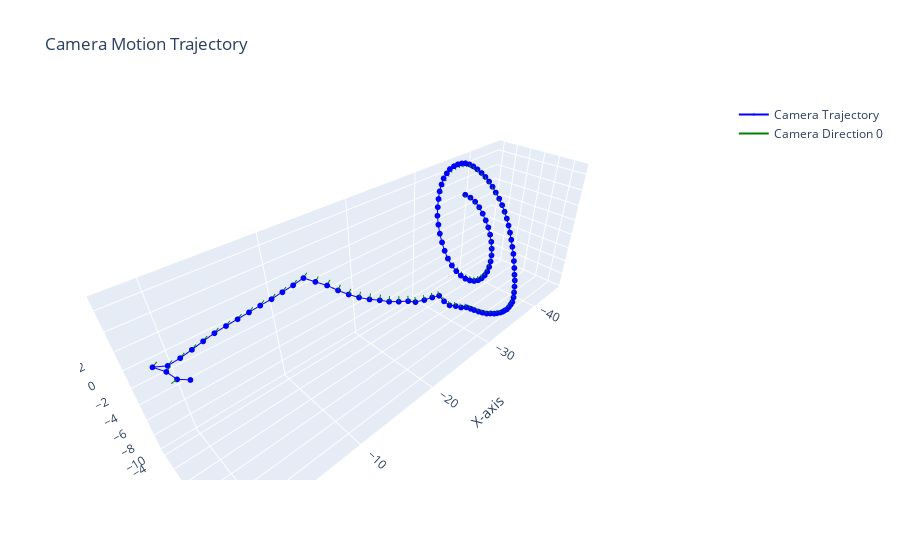

The code cell stored with this chart in its notebook:
### Code cell
import plotly.graph_objects as go
import numpy as np
# Создание фигуры
fig = go.Figure()
fig.add_trace(go.Scatter3d(
        x=trajectory[:, 0],
        y=trajectory[:, 1],
        z=trajectory[:, 2],
        mode='lines+markers',
        marker=dict(size=2, color='blue'),
        line=dict(color='blue', width=2),
        name='Camera Trajectory'
    ))

    # Добавление ориентации камеры в каждой точке траектории
for i, (R, t) in enumerate(zip(pose_cam,trajectory)):
    # Направление камеры (ось Z камеры)
    camera_direction = R @ np.array([0, 0, 1])  # Направление оси Z камеры
    camera_direction_end = t + camera_direction * 0.5  # Конец вектора направления

    # Добавляем линию, представляющую направление камеры
    fig.add_trace(go.Scatter3d(
        x=[t[0], camera_direction_end[0]],
        y=[t[1], camera_direction_end[1]],
        z=[t[2], camera_direction_end[2]],
        mode='lines',
        line=dict(color='green', width=2),
        name=f'Camera Direction {i}' if i == 0 else None,
        showlegend=False if i > 0 else True
    ))

        
#add_trace(trajectory,pose_cam,fig)
# Настройка макета графика
fig.update_layout(
    title='Camera Motion Trajectory',
    scene=dict(
        xaxis_title='X-axis',
        yaxis_title='Y-axis',
        zaxis_title='Z-axis'
    ),
    showlegend=True
)

# Показать график
fig.show()

### Figure 1 — Plotly figure (JSON) as saved in the notebook; plotly's stock layout.template omitted (floating-point values rounded to 4 significant figures)
{"data": [{"line": {"color": "blue", "width": 2}, "marker": {"color": "blue", "size": 2}, "mode": "lines+markers", "name": "Camera Trajectory", "type": "scatter3d", "x": [0, 0.8165, 1.236, 1.881, 0.9735, 0.02047, -0.9206, -1.852, -2.78, -3.699, -4.606, -5.507, -6.403, -7.286, -8.169, -9.031, -9.877, -10.59, -11.3, -11.95, -12.66, -13.43, -14.25, -15.11, -15.96, -16.86, -17.78, -18.64, -19.6, -20.58, -21.55, -22.07, -22.72, -23.58, -24.4, -25.29, -26.08, -26.86, -27.64, -28.45, -29.28, -30.15, -31.0, -31.86, -32.75, -33.62, -34.5, -35.38, -36.29, -37.21, -38.12, -39.03, -39.88, -40.69, -41.45, -42.19, -42.8, -43.32, -43.72, -44.08, -44.4, -44.63, -44.79, -44.85, -44.82, -44.69, -44.49, -44.21, -43.81, -43.28, -42.66, -41.96, -41.2, -40.4, -39.52, -38.6, -37.65, -36.68, -35.7, -34.72, -33.79, -32.88, -32.06, -31.28, -30.6, -29.98, -29.45, -29.08, -28.83, -28.71, -28.71, -28.84, -29.14, -29.6, -30.19, -30.9, -31.7, -32.58, -33.5, -34.46, -35.43, -36.38, -37.3, -38.16, -38.94, -39.63, -40.21, -40.63, -40.88, -40.95, -40.85, -40.59, -40.15, -39.49, -38.71], "y": [0, -0.1563, -0.5273, -1.004, -0.6813, -0.5196, -0.3991, -0.2826, -0.1372, 0.0996, 0.3719, 0.6516, 0.9363, 1.263, 1.545, 1.865, 2.162, 2.687, 3.242, 3.763, 4.228, 4.611, 4.979, 5.326, 5.6, 5.892, 6.16, 6.268, 6.492, 6.619, 6.651, 6.877, 7.086, 7.206, 7.294, 7.305, 7.305, 7.246, 7.312, 7.309, 7.354, 7.317, 7.264, 7.152, 7.062, 6.866, 6.626, 6.41, 6.124, 5.821, 5.493, 5.077, 4.569, 4.058, 3.535, 2.937, 2.407, 1.883, 1.403, 0.8626, 0.3392, -0.1568, -0.6442, -1.11, -1.593, -2.047, -2.515, -2.999, -3.359, -3.648, -3.888, -4.075, -4.254, -4.351, -4.355, -4.291, -4.13, -3.967, -3.76, -3.574, -3.246, -2.925, -2.505, -2.087, -1.62, -1.149, -0.6856, -0.1805, 0.3056, 0.7902, 1.239, 1.666, 2.068, 2.413, 2.667, 2.851, 2.951, 2.974, 2.908, 2.755, 2.528, 2.223, 1.846, 1.407, 0.9256, 0.3935, -0.1675, -0.7586, -1.348, -1.922, -2.45, -2.935, -3.36, -3.698, -3.991], "z": [0, 0.5557, 1.384, 1.981, 1.713, 1.969, 2.285, 2.63, 2.973, 3.289, 3.608, 3.942, 4.281, 4.619, 4.993, 5.387, 5.831, 5.368, 4.936, 4.384, 3.847, 3.336, 2.905, 2.537, 2.084, 1.761, 1.476, 0.9755, 0.8228, 0.6757, 0.4038, -0.4165, -1.149, -1.638, -2.209, -2.669, -3.278, -3.906, -4.519, -5.111, -5.672, -6.163, -6.689, -7.173, -7.617, -8.076, -8.493, -8.917, -9.223, -9.464, -9.708, -9.64, -9.53, -9.234, -8.842, -8.536, -7.952, -7.276, -6.495, -5.736, -4.946, -4.107, -3.25, -2.367, -1.492, -0.6108, 0.2498, 1.078, 1.919, 2.719, 3.464, 4.151, 4.787, 5.368, 5.854, 6.239, 6.5, 6.678, 6.752, 6.712, 6.537, 6.274, 5.893, 5.431, 4.869, 4.24, 3.53, 2.747, 1.912, 1.045, 0.1511, -0.7427, -1.608, -2.426, -3.19, -3.874, -4.464, -4.946, -5.313, -5.563, -5.685, -5.688, -5.55, -5.293, -4.909, -4.416, -3.819, -3.131, -2.365, -1.548, -0.7056, 0.1301, 0.9223, 1.596, 2.146]}, {"line": {"color": "green", "width": 2}, "mode": "lines", "name": "Camera Direction 0", "showlegend": true, "type": "scatter3d", "x": [0, 0], "y": [0, 0], "z": [0, 0]}, {"line": {"color": "green", "width": 2}, "mode": "lines", "showlegend": false, "type": "scatter3d", "x": [0.8165, 1.27], "y": [-0.1563, -0.2432], "z": [0.5557, 0.3645]}, {"line": {"color": "green", "width": 2}, "mode": "lines", "showlegend": false, "type": "scatter3d", "x": [1.236, 0.8367], "y": [-0.5273, -0.4883], "z": [1.384, 1.683]}, {"line": {"color": "green", "width": 2}, "mode": "lines", "showlegend": false, "type": "scatter3d", "x": [1.881, 1.483], "y": [-1.004, -0.966], "z": [1.981, 2.281]}, {"line": {"color": "green", "width": 2}, "mode": "lines", "showlegend": false, "type": "scatter3d", "x": [0.9735, 0.5762], "y": [-0.6813, -0.6437], "z": [1.713, 2.014]}, {"line": {"color": "green", "width": 2}, "mode": "lines", "showlegend": false, "type": "scatter3d", "x": [0.02047, -0.3755], "y": [-0.5196, -0.4835], "z": [1.969, 2.272]}, {"line": {"color": "green", "width": 2}, "mode": "lines", "showlegend": false, "type": "scatter3d", "x": [-0.9206, -1.315], "y": [-0.3991, -0.3645], "z": [2.285, 2.591]}, {"line": {"color": "green", "width": 2}, "mode": "lines", "showlegend": false, "type": "scatter3d", "x": [-1.852, -2.244], "y": [-0.2826, -0.2501], "z": [2.63, 2.938]}, {"line": {"color": "green", "width": 2}, "mode": "lines", "showlegend": false, "type": "scatter3d", "x": [-2.78, -3.172], "y": [-0.1372, -0.1055], "z": [2.973, 3.282]}, {"line": {"color": "green", "width": 2}, "mode": "lines", "showlegend": false, "type": "scatter3d", "x": [-3.699, -4.09], "y": [0.0996, 0.1309], "z": [3.289, 3.599]}, {"line": {"color": "green", "width": 2}, "mode": "lines", "showlegend": false, "type": "scatter3d", "x": [-4.606, -4.997], "y": [0.3719, 0.4019], "z": [3.608, 3.919]}, {"line": {"color": "green", "width": 2}, "mode": "lines", "showlegend": false, "type": "scatter3d", "x": [-5.507, -5.896], "y": [0.6516, 0.6797], "z": [3.942, 4.254]}, {"line": {"color": "green", "width": 2}, "mode": "lines", "showlegend": false, "type": "scatter3d", "x": [-6.403, -6.792], "y": [0.9363, 0.9624], "z": [4.281, 4.595]}, {"line": {"color": "green", "width": 2}, "mode": "lines", "showlegend": false, "type": "scatter3d", "x": [-7.286, -7.672], "y": [1.263, 1.286], "z": [4.619, 4.936]}, {"line": {"color": "green", "width": 2}, "mode": "lines", "showlegend": false, "type": "scatter3d", "x": [-8.169, -8.553], "y": [1.545, 1.564], "z": [4.993, 5.313]}, {"line": {"color": "green", "width": 2}, "mode": "lines", "showlegend": false, "type": "scatter3d", "x": [-9.031, -9.412], "y": [1.865, 1.879], "z": [5.387, 5.711]}, {"line": {"color": "green", "width": 2}, "mode": "lines", "showlegend": false, "type": "scatter3d", "x": [-9.877, -10.25], "y": [2.162, 2.17], "z": [5.831, 6.159]}, {"line": {"color": "green", "width": 2}, "mode": "lines", "showlegend": false, "type": "scatter3d", "x": [-10.59, -10.95], "y": [2.687, 2.678], "z": [5.368, 5.717]}, {"line": {"color": "green", "width": 2}, "mode": "lines", "showlegend": false, "type": "scatter3d", "x": [-11.3, -11.65], "y": [3.242, 3.22], "z": [4.936, 5.299]}, {"line": {"color": "green", "width": 2}, "mode": "lines", "showlegend": false, "type": "scatter3d", "x": [-11.95, -12.28], "y": [3.763, 3.727], "z": [4.384, 4.762]}, {"line": {"color": "green", "width": 2}, "mode": "lines", "showlegend": false, "type": "scatter3d", "x": [-12.66, -12.96], "y": [4.228, 4.177], "z": [3.847, 4.244]}, {"line": {"color": "green", "width": 2}, "mode": "lines", "showlegend": false, "type": "scatter3d", "x": [-13.43, -13.69], "y": [4.611, 4.542], "z": [3.336, 3.755]}, {"line": {"color": "green", "width": 2}, "mode": "lines", "showlegend": false, "type": "scatter3d", "x": [-14.25, -14.48], "y": [4.979, 4.895], "z": [2.905, 3.342]}, {"line": {"color": "green", "width": 2}, "mode": "lines", "showlegend": false, "type": "scatter3d", "x": [-15.11, -15.31], "y": [5.326, 5.23], "z": [2.537, 2.987]}, {"line": {"color": "green", "width": 2}, "mode": "lines", "showlegend": false, "type": "scatter3d", "x": [-15.96, -16.13], "y": [5.6, 5.498], "z": [2.084, 2.544]}, {"line": {"color": "green", "width": 2}, "mode": "lines", "showlegend": false, "type": "scatter3d", "x": [-16.86, -17.0], "y": [5.892, 5.782], "z": [1.761, 2.228]}, {"line": {"color": "green", "width": 2}, "mode": "lines", "showlegend": false, "type": "scatter3d", "x": [-17.78, -17.89], "y": [6.16, 6.041], "z": [1.476, 1.95]}, {"line": {"color": "green", "width": 2}, "mode": "lines", "showlegend": false, "type": "scatter3d", "x": [-18.64, -18.71], "y": [6.268, 6.148], "z": [0.9755, 1.456]}, {"line": {"color": "green", "width": 2}, "mode": "lines", "showlegend": false, "type": "scatter3d", "x": [-19.6, -19.62], "y": [6.492, 6.363], "z": [0.8228, 1.305]}, {"line": {"color": "green", "width": 2}, "mode": "lines", "showlegend": false, "type": "scatter3d", "x": [-20.58, -20.56], "y": [6.619, 6.486], "z": [0.6757, 1.157]}, {"line": {"color": "green", "width": 2}, "mode": "lines", "showlegend": false, "type": "scatter3d", "x": [-21.55, -21.48], "y": [6.651, 6.521], "z": [0.4038, 0.8828]}, {"line": {"color": "green", "width": 2}, "mode": "lines", "showlegend": false, "type": "scatter3d", "x": [-22.07, -22.0], "y": [6.877, 6.748], "z": [-0.4165, 0.06126]}, {"line": {"color": "green", "width": 2}, "mode": "lines", "showlegend": false, "type": "scatter3d", "x": [-22.72, -22.64], "y": [7.086, 6.959], "z": [-1.149, -0.6721]}, {"line": {"color": "green", "width": 2}, "mode": "lines", "showlegend": false, "type": "scatter3d", "x": [-23.58, -23.49], "y": [7.206, 7.08], "z": [-1.638, -1.163]}, {"line": {"color": "green", "width": 2}, "mode": "lines", "showlegend": false, "type": "scatter3d", "x": [-24.4, -24.29], "y": [7.294, 7.17], "z": [-2.209, -1.737]}, {"line": {"color": "green", "width": 2}, "mode": "lines", "showlegend": false, "type": "scatter3d", "x": [-25.29, -25.16], "y": [7.305, 7.186], "z": [-2.669, -2.2]}, {"line": {"color": "green", "width": 2}, "mode": "lines", "showlegend": false, "type": "scatter3d", "x": [-26.08, -25.94], "y": [7.305, 7.19], "z": [-3.278, -2.812]}, {"line": {"color": "green", "width": 2}, "mode": "lines", "showlegend": false, "type": "scatter3d", "x": [-26.86, -26.7], "y": [7.246, 7.137], "z": [-3.906, -3.444]}, {"line": {"color": "green", "width": 2}, "mode": "lines", "showlegend": false, "type": "scatter3d", "x": [-27.64, -27.48], "y": [7.312, 7.206], "z": [-4.519, -4.059]}, {"line": {"color": "green", "width": 2}, "mode": "lines", "showlegend": false, "type": "scatter3d", "x": [-28.45, -28.27], "y": [7.309, 7.207], "z": [-5.111, -4.654]}, {"line": {"color": "green", "width": 2}, "mode": "lines", "showlegend": false, "type": "scatter3d", "x": [-29.28, -29.09], "y": [7.354, 7.254], "z": [-5.672, -5.219]}, {"line": {"color": "green", "width": 2}, "mode": "lines", "showlegend": false, "type": "scatter3d", "x": [-30.15, -29.95], "y": [7.317, 7.221], "z": [-6.163, -5.713]}, {"line": {"color": "green", "width": 2}, "mode": "lines", "showlegend": false, "type": "scatter3d", "x": [-31.0, -30.79], "y": [7.264, 7.173], "z": [-6.689, -6.243]}, {"line": {"color": "green", "width": 2}, "mode": "lines", "showlegend": false, "type": "scatter3d", "x": [-31.86, -31.64], "y": [7.152, 7.067], "z": [-7.173, -6.731]}, {"line": {"color": "green", "width": 2}, "mode": "lines", "showlegend": false, "type": "scatter3d", "x": [-32.75, -32.52], "y": [7.062, 6.981], "z": [-7.617, -7.18]}, {"line": {"color": "green", "width": 2}, "mode": "lines", "showlegend": false, "type": "scatter3d", "x": [-33.62, -33.38], "y": [6.866, 6.793], "z": [-8.076, -7.645]}, {"line": {"color": "green", "width": 2}, "mode": "lines", "showlegend": false, "type": "scatter3d", "x": [-34.5, -34.24], "y": [6.626, 6.562], "z": [-8.493, -8.068]}, {"line": {"color": "green", "width": 2}, "mode": "lines", "showlegend": false, "type": "scatter3d", "x": [-35.38, -35.11], "y": [6.41, 6.353], "z": [-8.917, -8.498]}, {"line": {"color": "green", "width": 2}, "mode": "lines", "showlegend": false, "type": "scatter3d", "x": [-36.29, -36.0], "y": [6.124, 6.077], "z": [-9.223, -8.812]}, {"line": {"color": "green", "width": 2}, "mode": "lines", "showlegend": false, "type": "scatter3d", "x": [-37.21, -36.91], "y": [5.821, 5.783], "z": [-9.464, -9.062]}, {"line": {"color": "green", "width": 2}, "mode": "lines", "showlegend": false, "type": "scatter3d", "x": [-38.12, -37.81], "y": [5.493, 5.465], "z": [-9.708, -9.316]}, {"line": {"color": "green", "width": 2}, "mode": "lines", "showlegend": false, "type": "scatter3d", "x": [-39.03, -38.7], "y": [5.077, 5.064], "z": [-9.64, -9.263]}, {"line": {"color": "green", "width": 2}, "mode": "lines", "showlegend": false, "type": "scatter3d", "x": [-39.88, -39.53], "y": [4.569, 4.574], "z": [-9.53, -9.17]}, {"line": {"color": "green", "width": 2}, "mode": "lines", "showlegend": false, "type": "scatter3d", "x": [-40.69, -40.32], "y": [4.058, 4.082], "z": [-9.234, -8.897]}, {"line": {"color": "green", "width": 2}, "mode": "lines", "showlegend": false, "type": "scatter3d", "x": [-41.45, -41.06], "y": [3.535, 3.579], "z": [-8.842, -8.53]}, {"line": {"color": "green", "width": 2}, "mode": "lines", "showlegend": false, "type": "scatter3d", "x": [-42.19, -41.78], "y": [2.937, 3.003], "z": [-8.536, -8.248]}, {"line": {"color": "green", "width": 2}, "mode": "lines", "showlegend": false, "type": "scatter3d", "x": [-42.8, -42.38], "y": [2.407, 2.494], "z": [-7.952, -7.696]}, {"line": {"color": "green", "width": 2}, "mode": "lines", "showlegend": false, "type": "scatter3d", "x": [-43.32, -42.88], "y": [1.883, 1.989], "z": [-7.276, -7.052]}, {"line": {"color": "green", "width": 2}, "mode": "lines", "showlegend": false, "type": "scatter3d", "x": [-43.72, -43.27], "y": [1.403, 1.527], "z": [-6.495, -6.305]}, {"line": {"color": "green", "width": 2}, "mode": "lines", "showlegend": false, "type": "scatter3d", "x": [-44.08, -43.63], "y": [0.8626, 1.006], "z": [-5.736, -5.581]}, {"line": {"color": "green", "width": 2}, "mode": "lines", "showlegend": false, "type": "scatter3d", "x": [-44.4, -43.94], "y": [0.3392, 0.501], "z": [-4.946, -4.826]}, {"line": {"color": "green", "width": 2}, "mode": "lines", "showlegend": false, "type": "scatter3d", "x": [-44.63, -44.17], "y": [-0.1568, 0.0225], "z": [-4.107, -4.024]}, {"line": {"color": "green", "width": 2}, "mode": "lines", "showlegend": false, "type": "scatter3d", "x": [-44.79, -44.33], "y": [-0.6442, -0.4492], "z": [-3.25, -3.201]}, {"line": {"color": "green", "width": 2}, "mode": "lines", "showlegend": false, "type": "scatter3d", "x": [-44.85, -44.4], "y": [-1.11, -0.8983], "z": [-2.367, -2.358]}, {"line": {"color": "green", "width": 2}, "mode": "lines", "showlegend": false, "type": "scatter3d", "x": [-44.82, -44.38], "y": [-1.593, -1.364], "z": [-1.492, -1.524]}, {"line": {"color": "green", "width": 2}, "mode": "lines", "showlegend": false, "type": "scatter3d", "x": [-44.69, -44.26], "y": [-2.047, -1.801], "z": [-0.6108, -0.6828]}, {"line": {"color": "green", "width": 2}, "mode": "lines", "showlegend": false, "type": "scatter3d", "x": [-44.49, -44.08], "y": [-2.515, -2.253], "z": [0.2498, 0.1385]}, {"line": {"color": "green", "width": 2}, "mode": "lines", "showlegend": false, "type": "scatter3d", "x": [-44.21, -43.82], "y": [-2.999, -2.719], "z": [1.078, 0.9266]}, {"line": {"color": "green", "width": 2}, "mode": "lines", "showlegend": false, "type": "scatter3d", "x": [-43.81, -43.45], "y": [-3.359, -3.067], "z": [1.919, 1.729]}, {"line": {"color": "green", "width": 2}, "mode": "lines", "showlegend": false, "type": "scatter3d", "x": [-43.28, -42.95], "y": [-3.648, -3.346], "z": [2.719, 2.489]}, {"line": {"color": "green", "width": 2}, "mode": "lines", "showlegend": false, "type": "scatter3d", "x": [-42.66, -42.37], "y": [-3.888, -3.578], "z": [3.464, 3.198]}, {"line": {"color": "green", "width": 2}, "mode": "lines", "showlegend": false, "type": "scatter3d", "x": [-41.96, -41.71], "y": [-4.075, -3.76], "z": [4.151, 3.851]}, {"line": {"color": "green", "width": 2}, "mode": "lines", "showlegend": false, "type": "scatter3d", "x": [-41.2, -41.0], "y": [-4.254, -3.937], "z": [4.787, 4.457]}, {"line": {"color": "green", "width": 2}, "mode": "lines", "showlegend": false, "type": "scatter3d", "x": [-40.4, -40.24], "y": [-4.351, -4.035], "z": [5.368, 5.013]}, {"line": {"color": "green", "width": 2}, "mode": "lines", "showlegend": false, "type": "scatter3d", "x": [-39.52, -39.42], "y": [-4.355, -4.044], "z": [5.854, 5.477]}, {"line": {"color": "green", "width": 2}, "mode": "lines", "showlegend": false, "type": "scatter3d", "x": [-38.6, -38.55], "y": [-4.291, -3.988], "z": [6.239, 5.845]}, {"line": {"color": "green", "width": 2}, "mode": "lines", "showlegend": false, "type": "scatter3d", "x": [-37.65, -37.66], "y": [-4.13, -3.84], "z": [6.5, 6.093]}, {"line": {"color": "green", "width": 2}, "mode": "lines", "showlegend": false, "type": "scatter3d", "x": [-36.68, -36.74], "y": [-3.967, -3.691], "z": [6.678, 6.266]}, {"line": {"color": "green", "width": 2}, "mode": "lines", "showlegend": false, "type": "scatter3d", "x": [-35.7, -35.82], "y": [-3.76, -3.501], "z": [6.752, 6.341]}, {"line": {"color": "green", "width": 2}, "mode": "lines", "showlegend": false, "type": "scatter3d", "x": [-34.72, -34.9], "y": [-3.574, -3.334], "z": [6.712, 6.313]}, {"line": {"color": "green", "width": 2}, "mode": "lines", "showlegend": false, "type": "scatter3d", "x": [-33.79, -34.03], "y": [-3.246, -3.031], "z": [6.537, 6.153]}, {"line": {"color": "green", "width": 2}, "mode": "lines", "showlegend": false, "type": "scatter3d", "x": [-32.88, -33.17], "y": [-2.925, -2.733], "z": [6.274, 5.911]}, {"line": {"color": "green", "width": 2}, "mode": "lines", "showlegend": false, "type": "scatter3d", "x": [-32.06, -32.39], "y": [-2.505, -2.34], "z": [5.893, 5.555]}, {"line": {"color": "green", "width": 2}, "mode": "lines", "showlegend": false, "type": "scatter3d", "x": [-31.28, -31.65], "y": [-2.087, -1.951], "z": [5.431, 5.126]}, {"line": {"color": "green", "width": 2}, "mode": "lines", "showlegend": false, "type": "scatter3d", "x": [-30.6, -31.0], "y": [-1.62, -1.513], "z": [4.869, 4.601]}, {"line": {"color": "green", "width": 2}, "mode": "lines", "showlegend": false, "type": "scatter3d", "x": [-29.98, -30.41], "y": [-1.149, -1.068], "z": [4.24, 4.006]}, {"line": {"color": "green", "width": 2}, "mode": "lines", "showlegend": false, "type": "scatter3d", "x": [-29.45, -29.91], "y": [-0.6856, -0.6312], "z": [3.53, 3.337]}, {"line": {"color": "green", "width": 2}, "mode": "lines", "showlegend": false, "type": "scatter3d", "x": [-29.08, -29.56], "y": [-0.1805, -0.1555], "z": [2.747, 2.597]}, {"line": {"color": "green", "width": 2}, "mode": "lines", "showlegend": false, "type": "scatter3d", "x": [-28.83, -29.32], "y": [0.3056, 0.3003], "z": [1.912, 1.812]}, {"line": {"color": "green", "width": 2}, "mode": "lines", "showlegend": false, "type": "scatter3d", "x": [-28.71, -29.21], "y": [0.7902, 0.7546], "z": [1.045, 0.9968]}, {"line": {"color": "green", "width": 2}, "mode": "lines", "showlegend": false, "type": "scatter3d", "x": [-28.71, -29.2], "y": [1.239, 1.172], "z": [0.1511, 0.1615]}, {"line": {"color": "green", "width": 2}, "mode": "lines", "showlegend": false, "type": "scatter3d", "x": [-28.84, -29.32], "y": [1.666, 1.566], "z": [-0.7427, -0.6644]}, {"line": {"color": "green", "width": 2}, "mode": "lines", "showlegend": false, "type": "scatter3d", "x": [-29.14, -29.6], "y": [2.068, 1.934], "z": [-1.608, -1.459]}, {"line": {"color": "green", "width": 2}, "mode": "lines", "showlegend": false, "type": "scatter3d", "x": [-29.6, -30.02], "y": [2.413, 2.248], "z": [-2.426, -2.207]}, {"line": {"color": "green", "width": 2}, "mode": "lines", "showlegend": false, "type": "scatter3d", "x": [-30.19, -30.56], "y": [2.667, 2.481], "z": [-3.19, -2.909]}, {"line": {"color": "green", "width": 2}, "mode": "lines", "showlegend": false, "type": "scatter3d", "x": [-30.9, -31.22], "y": [2.851, 2.65], "z": [-3.874, -3.542]}, {"line": {"color": "green", "width": 2}, "mode": "lines", "showlegend": false, "type": "scatter3d", "x": [-31.7, -31.95], "y": [2.951, 2.742], "z": [-4.464, -4.087]}, {"line": {"color": "green", "width": 2}, "mode": "lines", "showlegend": false, "type": "scatter3d", "x": [-32.58, -32.76], "y": [2.974, 2.763], "z": [-4.946, -4.532]}, {"line": {"color": "green", "width": 2}, "mode": "lines", "showlegend": false, "type": "scatter3d", "x": [-33.5, -33.62], "y": [2.908, 2.701], "z": [-5.313, -4.873]}, {"line": {"color": "green", "width": 2}, "mode": "lines", "showlegend": false, "type": "scatter3d", "x": [-34.46, -34.51], "y": [2.755, 2.559], "z": [-5.563, -5.106]}, {"line": {"color": "green", "width": 2}, "mode": "lines", "showlegend": false, "type": "scatter3d", "x": [-35.43, -35.41], "y": [2.528, 2.348], "z": [-5.685, -5.219]}, {"line": {"color": "green", "width": 2}, "mode": "lines", "showlegend": false, "type": "scatter3d", "x": [-36.38, -36.29], "y": [2.223, 2.065], "z": [-5.688, -5.223]}, {"line": {"color": "green", "width": 2}, "mode": "lines", "showlegend": false, "type": "scatter3d", "x": [-37.3, -37.13], "y": [1.846, 1.715], "z": [-5.55, -5.095]}, {"line": {"color": "green", "width": 2}, "mode": "lines", "showlegend": false, "type": "scatter3d", "x": [-38.16, -37.93], "y": [1.407, 1.307], "z": [-5.293, -4.857]}, {"line": {"color": "green", "width": 2}, "mode": "lines", "showlegend": false, "type": "scatter3d", "x": [-38.94, -38.66], "y": [0.9256, 0.8615], "z": [-4.909, -4.503]}, {"line": {"color": "green", "width": 2}, "mode": "lines", "showlegend": false, "type": "scatter3d", "x": [-39.63, -39.3], "y": [0.3935, 0.3678], "z": [-4.416, -4.046]}, {"line": {"color": "green", "width": 2}, "mode": "lines", "showlegend": false, "type": "scatter3d", "x": [-40.21, -39.82], "y": [-0.1675, -0.1484], "z": [-3.819, -3.498]}, {"line": {"color": "green", "width": 2}, "mode": "lines", "showlegend": false, "type": "scatter3d", "x": [-40.63, -40.21], "y": [-0.7586, -0.6927], "z": [-3.131, -2.865]}, {"line": {"color": "green", "width": 2}, "mode": "lines", "showlegend": false, "type": "scatter3d", "x": [-40.88, -40.44], "y": [-1.348, -1.232], "z": [-2.365, -2.164]}, {"line": {"color": "green", "width": 2}, "mode": "lines", "showlegend": false, "type": "scatter3d", "x": [-40.95, -40.5], "y": [-1.922, -1.761], "z": [-1.548, -1.41]}, {"line": {"color": "green", "width": 2}, "mode": "lines", "showlegend": false, "type": "scatter3d", "x": [-40.85, -40.39], "y": [-2.45, -2.249], "z": [-0.7056, -0.6291]}, {"line": {"color": "green", "width": 2}, "mode": "lines", "showlegend": false, "type": "scatter3d", "x": [-40.59, -40.15], "y": [-2.935, -2.693], "z": [0.1301, 0.1378]}, {"line": {"color": "green", "width": 2}, "mode": "lines", "showlegend": false, "type": "scatter3d", "x": [-40.15, -39.74], "y": [-3.36, -3.085], "z": [0.9223, 0.8733]}, {"line": {"color": "green", "width": 2}, "mode": "lines", "showlegend": false, "type": "scatter3d", "x": [-39.49, -39.1], "y": [-3.698, -3.398], "z": [1.596, 1.504]}, {"line": {"color": "green", "width": 2}, "mode": "lines", "showlegend": false, "type": "scatter3d", "x": [-38.71, -38.35], "y": [-3.991, -3.667], "z": [2.146, 2.016]}], "layout": {"scene": {"xaxis": {"title": {"text": "X-axis"}}, "yaxis": {"title": {"text": "Y-axis"}}, "zaxis": {"title": {"text": "Z-axis"}}}, "showlegend": true, "title": {"text": "Camera Motion Trajectory"}}}
